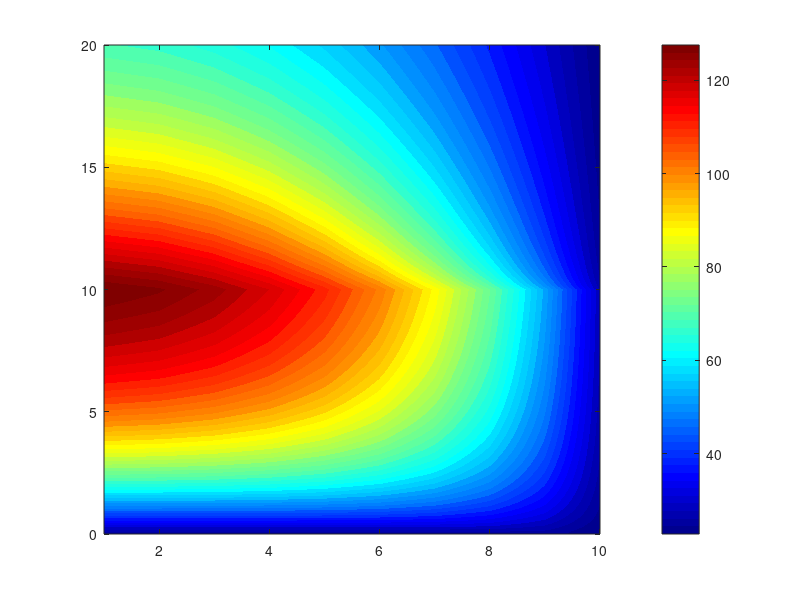

This chart was generated by the following MATLAB code: (Note: this script raises an error after producing the figure.)
%% EV Battery Module 1D Transient Thermal Solver (Portfolio Edition)
clear; clc; close all;

%% 1. Simulation Controls
t_end = 1200;          % Total simulation time (seconds)
dt = 0.1;              % Time step (seconds)
time = 0:dt:t_end;
N_cells = 10;          % Number of cells in the 1D array

%% 2. Realistic Battery & Cooling Properties
m_cell = 0.070;        % Mass of one cell (kg)
Cp_cell = 800;         % Specific heat (J/kg*K)
R_cc = 0.25;           % Low thermal resistance between cells (Aluminum casing path)
R_cool = 0.08;         % High-performance thermal interface material to chill plate

T_amb = 25;            % Ambient temperature (°C)
T_cool = 20;           % Coolant temperature (°C)

R0 = 0.018;            % Modern 21700 cell internal resistance (Ohms)
alpha = 0.0001;        % Temperature coefficient

%% 3. Load Profile (Aggressive Fast-Charging)
I_profile = zeros(size(time));
I_profile(time <= 600) = 35;       % 35A Fast Charge for 10 mins
I_profile(time > 600 & time <= 1200) = 10; % Taper down to 10A

%% 4. Memory Allocation & Initial Conditions
T = zeros(N_cells, length(time));
T(:, 1) = T_amb;       

%% 5. Time-Stepping Matrix Solver (Explicit Finite Difference)
for k = 1:(length(time)-1)
    I = I_profile(k);
    for i = 1:N_cells
        R_int = R0 - alpha * (T(i, k) - T_amb);
        Q_gen = (I^2) * R_int;
        
        if i == 1
            Q_left = 0; % Insulated end
        else
            Q_left = (T(i, k) - T(i-1, k)) / R_cc;
        end
        
        if i == N_cells
            Q_right = (T(i, k) - T_cool) / R_cool; % Connected to Chill Plate
        else
            Q_right = (T(i, k) - T(i+1, k)) / R_cc;
        end
        
        dTdt = (Q_gen - Q_left - Q_right) / (m_cell * Cp_cell);
        T(i, k+1) = T(i, k) + dTdt * dt;
    end
end

%% 6. Portfolio-Grade Visualizations (High-Contrast Black Text Edition)
% Close any glitchy existing windows first
close all;

% -------------------------------------------------------------------------
% FIGURE 1: The Spatiotemporal Heatmap (Forced High-Contrast)
% -------------------------------------------------------------------------
fig1 = figure('Color', 'w', 'Position', [100, 100, 800, 500]);
[X, Y] = meshgrid(1:N_cells, time/60);
contourf(X, Y, T', 50, 'LineColor', 'none'); 
colormap(jet);

% Style the Colorbar
c = colorbar;
c.Label.String = 'Temperature (°C)';
c.Label.Color = 'k';         % Force colorbar label to black
c.Color = 'k';               % Force colorbar numbers to black
clim([20 135]); % Shows the actual temperature gradient colors up to 130°C 

title('Module Thermal Gradient Profile Over Time', 'FontSize', 14, 'Color', 'k', 'FontWeight', 'bold');
xlabel('Cell Number (Cell 1: Insulated Base | Cell 10: End Cooled)', 'FontSize', 11, 'Color', 'k');
ylabel('Simulation Time (Minutes)', 'FontSize', 11, 'Color', 'k');

% Force Axis Lines, Numbers, and Grid to Black
ax1 = gca;
ax1.Color = 'w';             % White plot background
ax1.XColor = 'k';            % Black X-axis line & numbers
ax1.YColor = 'k';            % Black Y-axis line & numbers
set(ax1, 'XTick', 1:N_cells);
grid on;
ax1.GridColor = 'k';         % Darker grid lines for readability
ax1.GridAlpha = 0.15;

% -------------------------------------------------------------------------
% FIGURE 2: Transient Lines (Forced Clean Presentation)
% -------------------------------------------------------------------------
fig2 = figure('Color', 'w', 'Position', [150, 150, 800, 500]);
plot(time/60, T(1,:), 'r-', 'LineWidth', 2.5, 'DisplayName', 'Cell 1 (Worst Case - Far End)');
hold on;
plot(time/60, T(5,:), 'g-', 'LineWidth', 2.5, 'DisplayName', 'Cell 5 (Mid-Pack)');
plot(time/60, T(10,:), 'b-', 'LineWidth', 2.5, 'DisplayName', 'Cell 10 (Best Case - Near Coolant)');

% Style the threshold line and its text safely
yl = yline(45, '--k', 'Max Degradation Limit (45°C)', 'LineWidth', 1.5);
yl.Color = [0.2 0.2 0.2];    % Dark gray dashed line

title('Transient Temperature Response (Realistic Cooling Parameters)', 'FontSize', 14, 'Color', 'k', 'FontWeight', 'bold');
ylabel('Temperature (°C)', 'FontSize', 11, 'Color', 'k');
xlabel('Time (Minutes)', 'FontSize', 11, 'Color', 'k');

% Style the Legend for high-contrast
lgd = legend('Location', 'best');
lgd.TextColor = 'k';         % Force legend text to black
lgd.Color = 'w';             % Force legend box background to white
lgd.EdgeColor = 'k';         % Black border around legend

% Force Axis Lines, Numbers, and Grid to Black
ax2 = gca;
ax2.Color = 'w';             % Converts the inside plot area from black to clean white
ax2.XColor = 'k';            % Black X-axis line & numbers
ax2.YColor = 'k';            % Black Y-axis line & numbers
ylim([20 140]); % Unlocks the Y-axis so we can see the full meltdown peak
grid on;
ax2.GridColor = 'k';         % Darker grid lines for readability
ax2.GridAlpha = 0.15;
